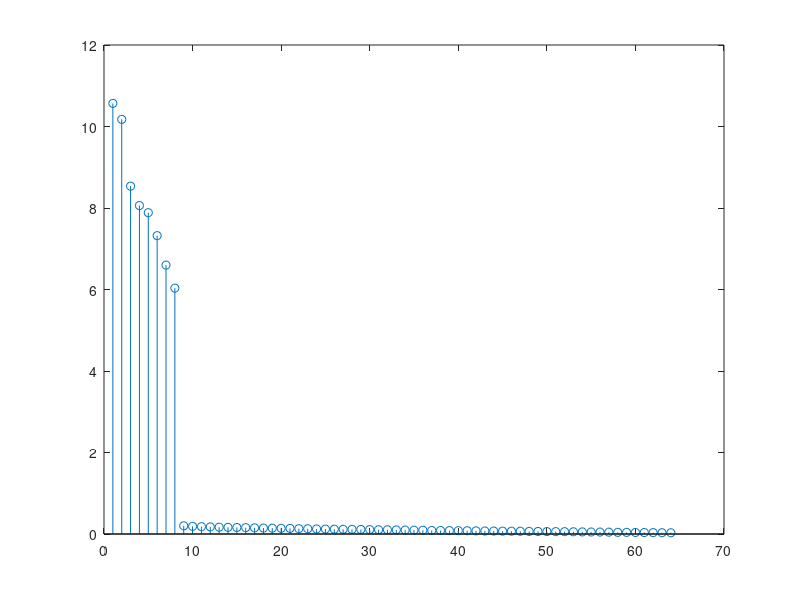

The MATLAB source for this figure: (Note: this script raises an error after producing the figure.)
num_samples_per_observation = 64;
num_observations = 256;
num_samples_in_simulation = num_samples_per_observation*num_observations;

samples_per_symbol = 8;
num_symbols = num_samples_in_simulation/samples_per_symbol;
test_signal = exp(1.0i*2*pi*0.125*(0:(num_samples_in_simulation-1)));
test_signal=test_signal(:);
symbol_vector = randi([0 1], num_symbols, 1)*2-1;
modulation_vector = repelem(symbol_vector,samples_per_symbol);
modulation_vector=modulation_vector(:);
modulated_test_signal = test_signal.*modulation_vector;

noise_vec = randn(num_samples_in_simulation,1);
noise_vec = noise_vec + 1.0i*randn(num_samples_in_simulation,1);
noise_vec = noise_vec - mean(noise_vec);
noise_vec = noise_vec/sqrt(var(noise_vec));
noise_vec = noise_vec/sqrt(10);
noisy_modulated_test_signal = modulated_test_signal + noise_vec;


% Observation matrix of the noise
% test_signal = exp(1.0i*2*pi*0.125*[0:(num_samples_in_simulation-1)]);
% test_signal=test_signal(:);


% reshape vector 
signal_matrix = reshape(noisy_modulated_test_signal, num_samples_per_observation,...
num_observations);
sigma_matrix = (signal_matrix*signal_matrix')/(num_observations-1);

% Take the eigenvalues
eig_vector = eig(sigma_matrix);
sorted_eig_vector = sort(eig_vector, 'descend');
figure(7)
stem(sorted_eig_vector)

% Estimate of noise value
[kVal, kMin] = calcKMin(sorted_eig_vector, num_observations, num_samples_per_observation);
noise_eigenvalues = sorted_eig_vector(kMin+1:num_samples_per_observation);
estimated_noise_power = mean(noise_eigenvalues);
actual_noise_power = var(noise_vec);
error_val = abs(actual_noise_power-estimated_noise_power)/actual_noise_power
